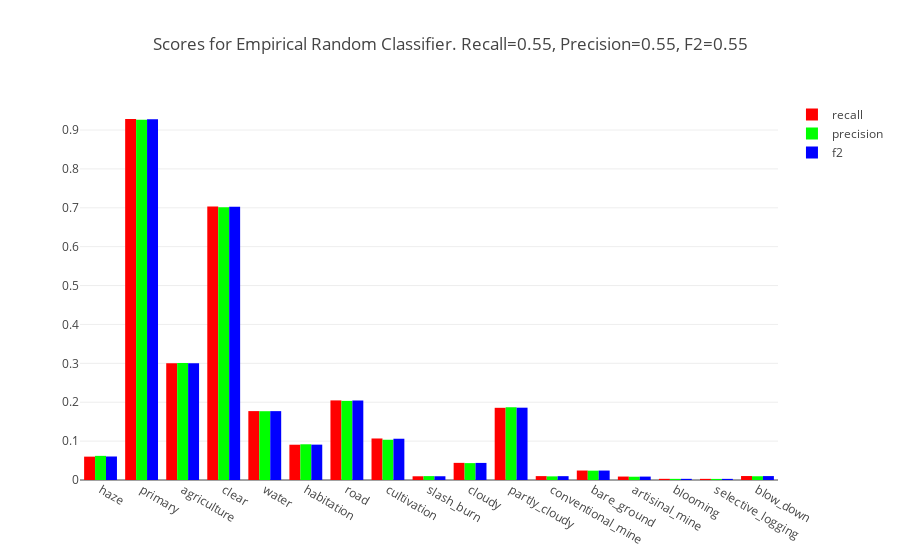

This figure's notebook cell:
### Markdown cell above
## Empirical Random Classifier

Instead of using a threshold of 0.5 for each label, we can use the empirical probability of each label instead.

### Code cell
label_probs = numpy.mean(all_labels, axis=0, keepdims=True)
pred_labels_emp_rand = planet.predict.empirical_random(num_all, label_probs)

emp_rand_fig = planet.predict.make_scores_plot(pred_labels_emp_rand, all_labels, tag_indices.keys(), 'Empirical Random')
plotly.offline.iplot(emp_rand_fig, filename=os.path.join(data_dir, 'emp_rand_scores.html'))

### Figure 1 — Plotly figure (JSON) as saved in the notebook; plotly's stock layout.template omitted (floating-point values rounded to 4 significant figures)
{"data": [{"marker": {"color": "rgb(255, 0, 0)"}, "name": "recall", "type": "bar", "x": ["haze", "primary", "agriculture", "clear", "water", "habitation", "road", "cultivation", "slash_burn", "cloudy", "partly_cloudy", "conventional_mine", "bare_ground", "artisinal_mine", "blooming", "selective_logging", "blow_down"], "y": [0.06007, 0.9283, 0.3003, 0.7032, 0.1772, 0.09071, 0.2047, 0.1068, 0.009569, 0.04404, 0.1856, 0.01, 0.02436, 0.00885, 0.003012, 0.002941, 0.0102]}, {"marker": {"color": "rgb(0, 255, 0)"}, "name": "precision", "type": "bar", "x": ["haze", "primary", "agriculture", "clear", "water", "habitation", "road", "cultivation", "slash_burn", "cloudy", "partly_cloudy", "conventional_mine", "bare_ground", "artisinal_mine", "blooming", "selective_logging", "blow_down"], "y": [0.06205, 0.9266, 0.3009, 0.7015, 0.1769, 0.09186, 0.2034, 0.1035, 0.01, 0.04344, 0.1871, 0.009346, 0.02403, 0.008403, 0.002899, 0.00277, 0.009615]}, {"marker": {"color": "rgb(0, 0, 255)"}, "name": "f2", "type": "bar", "x": ["haze", "primary", "agriculture", "clear", "water", "habitation", "road", "cultivation", "slash_burn", "cloudy", "partly_cloudy", "conventional_mine", "bare_ground", "artisinal_mine", "blooming", "selective_logging", "blow_down"], "y": [0.06045, 0.928, 0.3004, 0.7029, 0.1771, 0.09094, 0.2044, 0.1061, 0.009653, 0.04392, 0.1859, 0.009862, 0.02429, 0.008757, 0.002989, 0.002905, 0.01008]}], "layout": {"barmode": "group", "title": "Scores for Empirical Random Classifier. Recall=0.55, Precision=0.55, F2=0.55"}}
